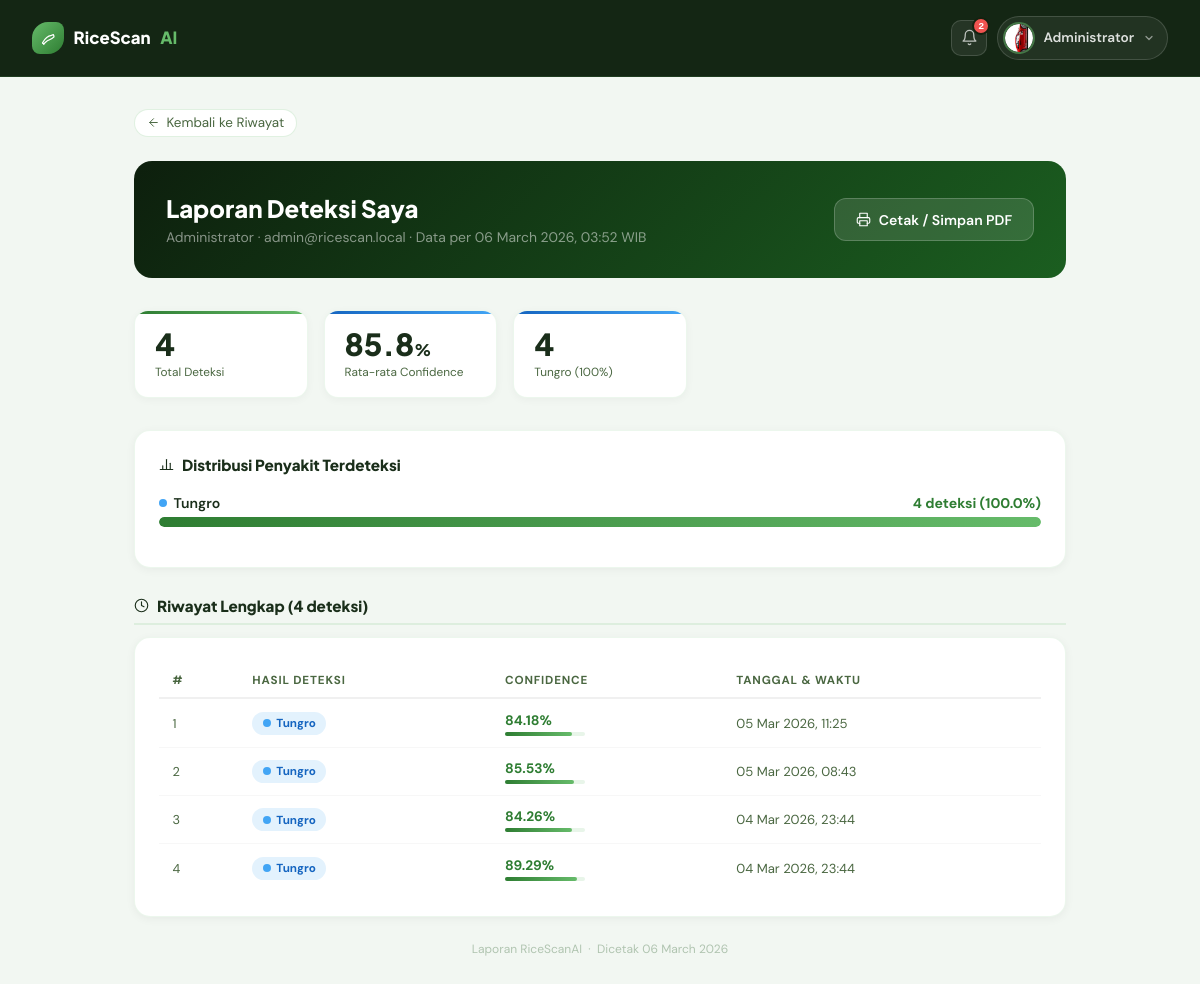
Page /laporan (signed in) on the committed database.
### app.py (models this page shows, shortened)
class User(UserMixin, db.Model):
    __tablename__ = 'users'
    id            = db.Column(db.Integer,     primary_key=True)
    nama          = db.Column(db.String(100), nullable=False)
    username      = db.Column(db.String(50),  unique=True, nullable=False)
    email         = db.Column(db.String(120), unique=True, nullable=False)
    password_hash = db.Column(db.String(256), nullable=True)   # nullable → Google users tidak punya password
    role          = db.Column(db.String(20),  nullable=False, default='user')
    foto_profil   = db.Column(db.String(120), nullable=True, default=None)
    google_id     = db.Column(db.String(120), nullable=True, unique=True)
    google_avatar = db.Column(db.String(500), nullable=True)
    _is_active    = db.Column('is_active', db.Boolean, nullable=False, default=True)
    created_at    = db.Column(db.DateTime, default=now_wib)
    riwayat = db.relationship('RiwayatDeteksi', backref='user', lazy=True, cascade='all, delete-orphan')
    @property
    def is_admin(self):
        return self.role == 'admin'
    @property
    def is_active(self):
        return bool(self._is_active)
    @is_active.setter
    def is_active(self, value):
        self._is_active = value
    def avatar_url(self):
        if self.foto_profil:
            return url_for('static', filename=f'uploads/avatars/{self.foto_profil}')
        if self.google_avatar:
            return self.google_avatar
        return None

class RiwayatDeteksi(db.Model):
    __tablename__ = 'riwayat'
    id          = db.Column(db.Integer, primary_key=True)
    user_id     = db.Column(db.Integer, db.ForeignKey('users.id'), nullable=False)
    hasil       = db.Column(db.String(100), nullable=False)
    emoji       = db.Column(db.String(10),  nullable=False)
    confidence  = db.Column(db.Float,       nullable=False)
    preview_b64 = db.Column(db.Text,        nullable=True)
    created_at  = db.Column(db.DateTime,    default=now_wib)

### app.py (the view)
@app.route('/laporan')
@login_required
def laporan_user():
    total = count_rows(RiwayatDeteksi, RiwayatDeteksi.user_id == current_user.id)
    riwayat_all = db.session.execute(
        select(RiwayatDeteksi)
        .where(RiwayatDeteksi.user_id == current_user.id)
        .order_by(RiwayatDeteksi.created_at.desc())
    ).scalars().all()
    stats_raw = db.session.execute(
        select(RiwayatDeteksi.hasil, func.count(RiwayatDeteksi.id))
        .where(RiwayatDeteksi.user_id == current_user.id)
        .group_by(RiwayatDeteksi.hasil)
    ).all()
    avg_conf_raw = db.session.scalar(
        select(func.avg(RiwayatDeteksi.confidence))
        .where(RiwayatDeteksi.user_id == current_user.id)
    )
    avg_conf = round(avg_conf_raw, 1) if avg_conf_raw else None
    return render_template(
        'laporan_user.html',
        total       = total,
        riwayat     = riwayat_all,
        stats_dict  = {r[0]: r[1] for r in stats_raw},
        avg_conf    = avg_conf,
        now         = now_wib(),
    )

### app.py (called while the page is built)
def now_wib():
    return datetime.now(WIB).replace(tzinfo=None)

@login_manager.user_loader
def load_user(user_id):
    return db.session.get(User, int(user_id))

def count_rows(model, *conditions):
    stmt = select(func.count()).select_from(model)
    for c in conditions:
        stmt = stmt.where(c)
    return db.session.scalar(stmt) or 0

### templates/laporan_user.html (shortened to what this page needs)
<!DOCTYPE html>
<html lang="id">
<head>
</head>
<body>
<nav>
  <a href="{{ url_for('index') }}" class="nav-brand">
    <div class="nav-brand-ico">
    </div>
    RiceScan<span style="color:var(--gl)">AI</span>
  </a>
<div style="display:flex;align-items:center;gap:.6rem;position:relative;margin-left:auto">
      <div class="notif-wrap" id="userNotifWrap">
        <button type="button" class="notif-btn" id="userNotifBtn" onclick="toggleUserNotif(event)" title="Notifikasi">
          <svg width="17" height="17" viewBox="0 0 24 24" fill="none" stroke="currentColor" stroke-width="1.8" stroke-linecap="round" stroke-linejoin="round"><path d="M18 8A6 6 0 0 0 6 8c0 7-3 9-3 9h18s-3-2-3-9"/><path d="M13.73 21a2 2 0 0 1-3.46 0"/></svg>
          <span class="notif-badge-dot" id="userNotifBadge" style="display:none"></span>
        </button>
      </div>
    <div class="nav-profile-trigger" id="navProfileTrigger" onclick="toggleProfileDropdown()">
      <div class="nav-user-avatar">
        {% if current_user.avatar_url() %}
          <img src="{{ current_user.avatar_url() }}" alt="{{ current_user.nama }}">
        {% else %}👤{% endif %}
      </div>
      <span class="nav-trigger-name">{{ current_user.nama.split()[0] }}</span>
      <svg class="nav-trigger-chevron" width="12" height="12" viewBox="0 0 24 24" fill="none" stroke="currentColor" stroke-width="2.5" stroke-linecap="round" stroke-linejoin="round"><polyline points="6 9 12 15 18 9"/></svg>
    </div>
  </div>
</nav>
<div class="page">
  <a href="{{ url_for('riwayat') }}" class="back-link">
    <svg width="13" height="13" viewBox="0 0 24 24" fill="none" stroke="currentColor" stroke-width="1.8" stroke-linecap="round" stroke-linejoin="round"><line x1="19" y1="12" x2="5" y2="12"/><polyline points="12 19 5 12 12 5"/></svg>
    Kembali ke Riwayat
  </a>
  <div class="page-header">
    <div class="ph-left">
      <h1>Laporan Deteksi Saya</h1>
      <p>{{ current_user.nama }} · {{ current_user.email }} · Data per {{ now.strftime('%d %B %Y, %H:%M') }} WIB</p>
    </div>
    <button class="btn-print" onclick="window.print()">
      <svg width="15" height="15" viewBox="0 0 24 24" fill="none" stroke="currentColor" stroke-width="1.8" stroke-linecap="round" stroke-linejoin="round"><polyline points="6 9 6 2 18 2 18 9"/><path d="M6 18H4a2 2 0 0 1-2-2v-5a2 2 0 0 1 2-2h16a2 2 0 0 1 2 2v5a2 2 0 0 1-2 2h-2"/><rect x="6" y="14" width="12" height="8"/></svg>
      Cetak / Simpan PDF
    </button>
  </div>
  <div class="kpi-row">
    <div class="kpi">
      <div class="kpi-val">{{ total }}</div>
      <div class="kpi-lbl">Total Deteksi</div>
    </div>
    <div class="kpi blue">
      <div class="kpi-val">{{ avg_conf or '-' }}{% if avg_conf %}<span style="font-size:1rem">%</span>{% endif %}</div>
      <div class="kpi-lbl">Rata-rata Confidence</div>
    </div>
    {% for label, count in stats_dict.items() %}
    {% set pct = ((count / total) * 100) | round(0) | int if total > 0 else 0 %}
    {% if 'blast' in label|lower %}<div class="kpi red">
    {% elif 'blight' in label|lower %}<div class="kpi orange">
    {% else %}<div class="kpi blue">{% endif %}
      <div class="kpi-val">{{ count }}</div>
      <div class="kpi-lbl">{{ label }} ({{ pct }}%)</div>
    </div>
    {% endfor %}
  </div>
  {% if stats_dict and total > 0 %}
  <div class="card">
    <div class="card-title">
      <svg width="15" height="15" viewBox="0 0 24 24" fill="none" stroke="currentColor" stroke-width="1.8" stroke-linecap="round" stroke-linejoin="round"><line x1="18" y1="20" x2="18" y2="10"/><line x1="12" y1="20" x2="12" y2="4"/><line x1="6" y1="20" x2="6" y2="14"/><line x1="2" y1="20" x2="22" y2="20"/></svg>
      Distribusi Penyakit Terdeteksi
    </div>
    {% for label, count in stats_dict.items() %}
    {% set pct = ((count / total) * 100) | round(1) %}
    <div style="margin-bottom:1rem">
      <div style="display:flex;justify-content:space-between;align-items:center;font-size:.88rem;margin-bottom:.3rem">
        <span style="display:flex;align-items:center;gap:.4rem;font-weight:600">
          {% if 'blast' in label|lower %}<span class="dot-blast"></span>
          {% elif 'blight' in label|lower %}<span class="dot-blight"></span>
          {% elif 'tungro' in label|lower %}<span class="dot-tungro"></span>
          {% else %}<span class="dot-unknown"></span>{% endif %}
          {{ label }}
        </span>
        <span style="font-weight:700;color:var(--gm)">{{ count }} deteksi ({{ pct }}%)</span>
      </div>
      <div style="height:10px;background:#e8f5e9;border-radius:5px;overflow:hidden">
        <div style="height:100%;width:{{ pct }}%;background:linear-gradient(90deg,var(--gm),var(--gl));border-radius:5px"></div>
      </div>
    </div>
    {% endfor %}
  </div>
  {% endif %}
  <div class="section-title">
    <svg width="15" height="15" viewBox="0 0 24 24" fill="none" stroke="currentColor" stroke-width="1.8" stroke-linecap="round" stroke-linejoin="round"><circle cx="12" cy="12" r="10"/><polyline points="12 6 12 12 16 14"/></svg>
    Riwayat Lengkap ({{ total }} deteksi)
  </div>
  <div class="card">
    {% if riwayat %}
    <div class="tbl-wrap">
      <table>
        <thead>
          <tr><th>#</th><th>Hasil Deteksi</th><th>Confidence</th><th>Tanggal & Waktu</th></tr>
        </thead>
        <tbody>
          {% for r in riwayat %}
          {% set lbl = r.hasil|lower %}
          <tr>
            <td style="color:var(--mu);font-size:.8rem">{{ loop.index }}</td>
            <td>
              <span class="badge {% if 'blast' in lbl %}badge-red{% elif 'blight' in lbl %}badge-orange{% elif 'tungro' in lbl %}badge-blue{% else %}badge-gray{% endif %}" style="display:inline-flex;align-items:center;gap:.35rem">
                {% if 'blast' in lbl %}<span class="dot-blast"></span>
                {% elif 'blight' in lbl %}<span class="dot-blight"></span>
                {% elif 'tungro' in lbl %}<span class="dot-tungro"></span>
                {% else %}<span class="dot-unknown"></span>{% endif %}
                {{ r.hasil }}
              </span>
            </td>
            <td>
              <span style="font-weight:700;color:var(--gm)">{{ r.confidence }}%</span>
              <div style="height:4px;background:#e8f5e9;border-radius:2px;margin-top:3px;width:80px">
                <div style="height:100%;width:{{ [r.confidence, 100]|min }}%;background:linear-gradient(90deg,var(--gm),var(--gl));border-radius:2px"></div>
              </div>
            </td>
            <td style="color:var(--mu);font-size:.82rem;white-space:nowrap">{{ r.created_at.strftime('%d %b %Y, %H:%M') }}</td>
          </tr>
          {% endfor %}
        </tbody>
      </table>
    </div>
    {% else %}
    <div style="text-align:center;padding:2rem;color:var(--mu)">Belum ada riwayat deteksi</div>
    {% endif %}
  </div>
  <div style="text-align:center;font-size:.75rem;color:#b0c4b0;margin-top:1.5rem;padding-bottom:2rem">
    Laporan RiceScanAI &nbsp;·&nbsp; Dicetak {{ now.strftime('%d %B %Y') }}
  </div>
</div>
</body>
</html>

### rows in the picture
User: avatar_url (picture), nama "Administrator", email "admin@ricescan.local"
RiwayatDeteksi: hasil "Tungro", confidence "84.18", created_at "05 Mar 2026, 11:25"
RiwayatDeteksi: hasil "Tungro", confidence "85.53", created_at "05 Mar 2026, 08:43"
RiwayatDeteksi: hasil "Tungro", confidence "84.26", created_at "04 Mar 2026, 23:44"
RiwayatDeteksi: hasil "Tungro", confidence "89.29", created_at "04 Mar 2026, 23:44"

### other values in the picture
{{ now.strftime('%d %B %Y, %H:%M') }} "06 March 2026, 03:52"
{{ total }} "4"
{{ avg_conf or '-' }} "85.8"
{{ count }} "4"
{{ label }} "Tungro"
{{ pct }} "100"
{{ pct }} "100.0"
{{ now.strftime('%d %B %Y') }} "06 March 2026"
